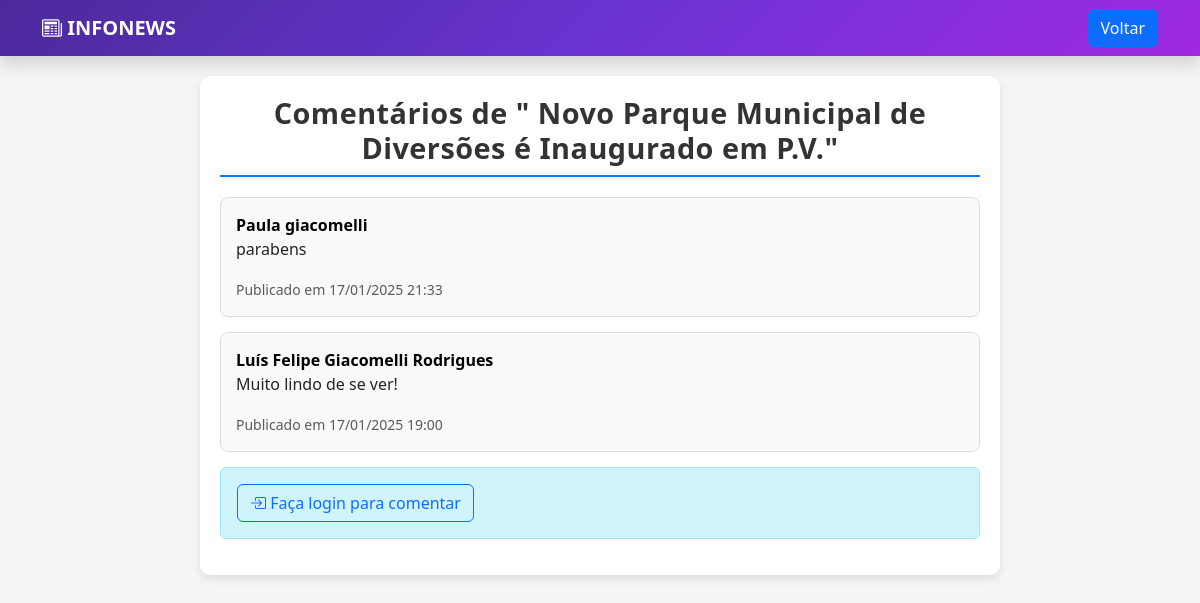
The page /comentarios.php?id=9 on the database as committed earlier.
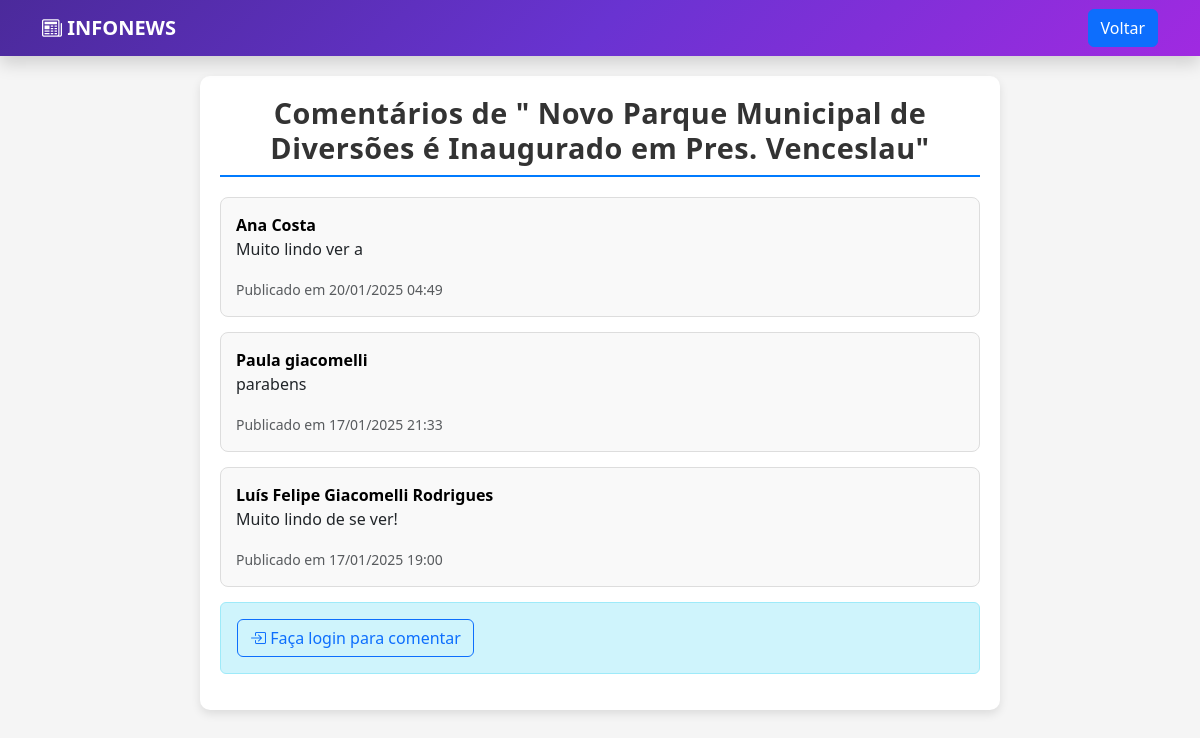
The same page on the database as committed later.
### tables this page shows
CREATE TABLE `noticias` (
  `not_codigo` int(11) NOT NULL,
  `not_titulo` varchar(200) NOT NULL,
  `not_conteudo` text NOT NULL,
  `not_autor_codigo` int(11) NOT NULL,
  `not_publicado_em` timestamp NULL DEFAULT current_timestamp(),
  `created_at` timestamp NOT NULL DEFAULT current_timestamp(),
  `updated_at` timestamp NOT NULL DEFAULT current_timestamp() ON UPDATE current_timestamp(),
  `not_imagem` varchar(300) NOT NULL
);

CREATE TABLE `comentarios` (
  `com_codigo` int(11) NOT NULL,
  `usu_codigo` int(11) NOT NULL,
  `not_codigo` int(11) NOT NULL,
  `com_conteudo` text NOT NULL,
  `com_criadoem` timestamp NOT NULL DEFAULT current_timestamp()
);

CREATE TABLE `usuarios` (
  `usu_codigo` int(11) NOT NULL,
  `usu_nome` varchar(100) NOT NULL,
  `usu_email` varchar(150) NOT NULL,
  `usu_senha` varchar(255) NOT NULL,
  `created_at` timestamp NOT NULL DEFAULT current_timestamp(),
  `updated_at` timestamp NOT NULL DEFAULT current_timestamp() ON UPDATE current_timestamp(),
  `usu_nivel` varchar(50) DEFAULT NULL,
  `usu_foto` varchar(255) DEFAULT NULL,
  `usu_foto_de_fundo` varchar(255) DEFAULT NULL
);

### comentarios.php (the view, shortened to what this page needs)
<?php
$conexao = conexao::getInstance();
$sql = "
    SELECT c.*, u.usu_nome
    FROM comentarios c
    JOIN usuarios u ON c.usu_codigo = u.usu_codigo
    WHERE c.not_codigo = :not_codigo ORDER BY c.com_criadoem DESC
";
$stm = $conexao->prepare($sql);
$stm->bindValue(':not_codigo', $_GET['id']);
$stm->execute();
$comentarios = $stm->fetchAll(PDO::FETCH_OBJ);
$sql = "SELECT * FROM noticias WHERE not_codigo = :not_codigo";
$stm = $conexao->prepare($sql);
$stm->bindValue(':not_codigo', $_GET['id']);
$stm->execute();
$noticia = $stm->fetch(PDO::FETCH_OBJ);
?>
<!DOCTYPE html>
<html lang="pt-br">
<head>
    <link rel="stylesheet" href="https://cdn.jsdelivr.net/npm/bootstrap-icons/font/bootstrap-icons.css">
    <link href="https://cdn.jsdelivr.net/npm/bootstrap@5.3.3/dist/css/bootstrap.min.css" rel="stylesheet">
</head>
<body>
    <?php include 'header.php'; ?>
    <div class="comments-section">
        <h2 class="comments-title">Comentários de "<?= $noticia->not_titulo ?>"</h2>
        <?php foreach ($comentarios as $comentario) : ?>
            <div class="comment-card">
                <div class="comment-header">
                    <?php if ($comentario->usu_codigo == $_SESSION['id']) : ?>
                        <a href="perfil.php" class="link_user"><strong><?= htmlspecialchars($comentario->usu_nome) ?></strong></a>
                    <?php else : ?>
                        <a href="userAccount.php?id=<?= $comentario->usu_codigo ?>" class="link_user"><strong><?= htmlspecialchars($comentario->usu_nome) ?></strong></a>
                    <?php endif; ?>
                </div>
                <p><?= nl2br(htmlspecialchars($comentario->com_conteudo)) ?></p>
                <small class="text-muted">Publicado em <?= date('d/m/Y H:i', strtotime($comentario->com_criadoem)) ?></small>
            </div>
        <?php endforeach; ?>
        <?php if ($_SESSION['logado099']) : ?>
            <div class="comment-box">
                <h4>Adicionar Comentário</h4>
                <form method="POST" action="actioncomentario.php">
                    <input type="hidden" name="acao" value="incluir">
                    <input type="hidden" name="not_codigo" value="<?= $noticia->not_codigo ?>">
                    <textarea name="conteudo" required placeholder="Digite seu comentário..."></textarea>
                    <button type="submit" class="btn btn-primary mt-3">Comentar</button>
                </form>
            </div>
        <?php else : ?>
            <div class="alert alert-info">
                <a href="login.php" class="btn btn-outline-primary">
                    <i class="bi bi-box-arrow-in-right"></i> Faça login para comentar
                </a>
            </div>
        <?php endif; ?>
    </div>
</body>
</html>

### header.php (shortened to what this page needs)
<!DOCTYPE html>
<html lang="en">
<head>
</head>
<body>
    <nav class="navbar navbar-expand-lg shadow" style="
            background: linear-gradient(135deg, #4b2a9b, #6933d1, #a02ae1);
            box-shadow: 0 2px 4px rgba(0, 0, 0, 0.1);
            transition: background-color 0.3s ease-in-out;">
        <div class="container">
            <a class="navbar-brand text-white fw-bold" href="#">
                <i class="bi bi-newspaper"></i> INFONEWS
            </a>
            <a href="index.php" class="btn btn-primary">Voltar</a>
        </div>
    </nav>
</body>
</html>

### comentarios.php (style rules this page uses)
body { background-color: #f5f5f5; font-family: 'Segoe UI', Tahoma, Geneva, Verdana, sans-serif; }
.comments-section { max-width: 800px; margin: 20px auto; background: white; padding: 20px; border-radius: 10px; box-shadow: 0 4px 10px rgba(0, 0, 0, 0.1); }
.comment-card { position: relative; background-color: #f9f9f9; border: 1px solid #ddd; border-radius: 8px; padding: 15px; margin-bottom: 15px; }
.comment-header { display: flex; justify-content: space-between; align-items: center; }
.comment-header strong { font-size: 1rem; }
.comments-title { font-size: 1.8rem; font-weight: bold; color: #333; text-align: center; margin-bottom: 20px; padding-bottom: 10px; border-bottom: 2px solid #007bff; letter-spacing: 0.5px; }
.link_user { text-decoration: none; color: #000; }

Rows that differ between the two databases and show on the page:
changed noticias: not_titulo "Novo Parque Municipal de Diversões é Inaugurado em P.V." → "Novo Parque Municipal de Diversões é Inaugurado em Pres. Venceslau"
added comentarios: usu_codigo.usu_nome "Ana Costa", com_conteudo "Muito lindo ver a", com_criadoem "20/01/2025 04:49"
